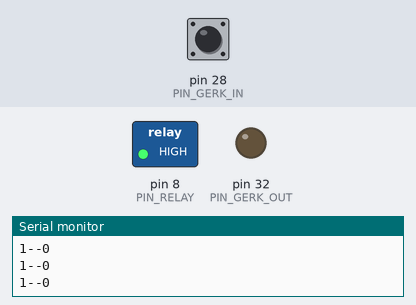
Bench run of a sketch on a simulated Arduino Mega 2560, built with avr-gcc and run on an emulated ATmega2560. Shown: switched loads named in the sketch (green lamp = pin HIGH), output pins drawn as LEDs (lit = HIGH), the last lines printed to the serial monitor. Inputs (shaded band) come from the test bench; at power-on: pin 28 (PIN_GERK_IN) HIGH.

Above: at 1.2 s.
1.3 s: pin 28 (PIN_GERK_IN) pulled LOW for 0.15 s
At 2.3 s:
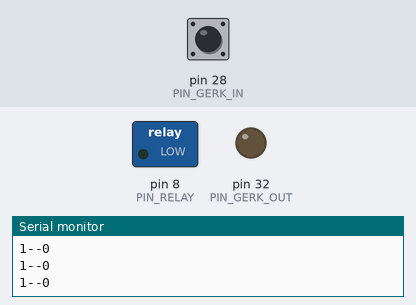
2.9 s: pin 28 (PIN_GERK_IN) pulled LOW for 3.2 s
At 7.1 s:
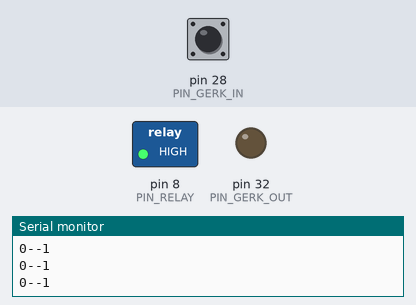
Timing chart, 0 to 8.6 s (numbered marks = the images above; inputs shaded):
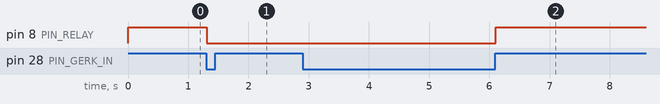

Measured:
- after the input at 1.3 s, pin 8 (PIN_RELAY): HIGH → LOW at once
- after the input at 2.9 s, pin 8 (PIN_RELAY): LOW → HIGH after 3.2 s

The sketch:

Door_Sensor.ino
```cpp
#define PIN_RELAY 8
#define PIN_GERK_IN 28
#define PIN_GERK_OUT 32
bool light = false;
bool door_is_open = true;
bool flag;
bool pin_gerk;

void setup() {
  pinMode(PIN_RELAY, OUTPUT);
  pinMode(PIN_GERK_OUT, OUTPUT);
  pinMode(PIN_GERK_IN, INPUT_PULLUP);
  pinMode(13, INPUT);
  Serial.begin(9600);
  digitalWrite(PIN_RELAY, HIGH);
  flag = !digitalRead(PIN_GERK_IN);


  // put your setup code here, to run once:

}

void loop() {
  pin_gerk = digitalRead(PIN_GERK_IN);
  Serial.println(String(pin_gerk) + "--" + String(flag));

  if (flag == digitalRead(PIN_GERK_IN)) {
    digitalWrite(PIN_RELAY, light);
    delay(3500);
    light = !light;
  }
  flag = !digitalRead(PIN_GERK_IN);

}
```
